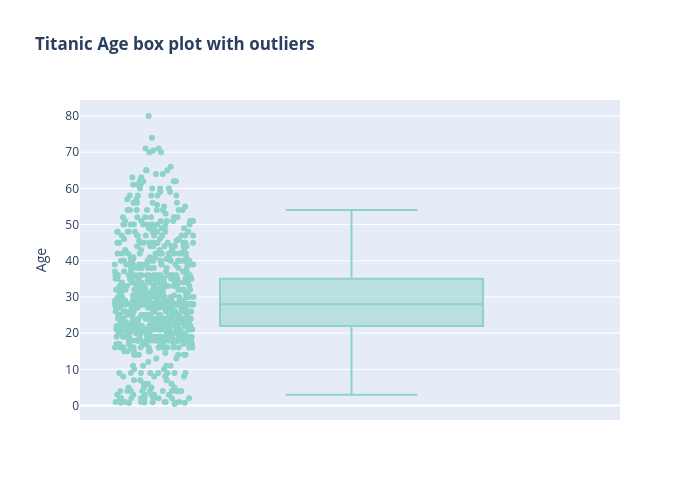

Notebook code cell kept with this figure:
### Code cell
fig_3 = px.box(df, y='Age', points='all',
             title='<b>Titanic Age box plot with outliers</b>',
            color_discrete_sequence=px.colors.qualitative.Set3)
fig_3.update_layout(width=700, height=500)
fig_3.show()

### Figure 1 — Plotly figure (JSON) as saved in the notebook; plotly's stock layout.template omitted (floating-point values rounded to 4 significant figures; data arrays with more than 128 entries replaced by an {"elided": "..."} marker saying what was removed)
{"data": [{"alignmentgroup": "True", "boxpoints": "all", "hovertemplate": "Age=%{y}<extra></extra>", "legendgroup": "", "marker": {"color": "rgb(141,211,199)"}, "name": "", "notched": false, "offsetgroup": "", "orientation": "v", "showlegend": false, "type": "box", "x0": " ", "xaxis": "x", "y": {"elided": "891 float values"}, "y0": " ", "yaxis": "y"}], "layout": {"boxmode": "group", "height": 500, "legend": {"tracegroupgap": 0}, "title": {"text": "<b>Titanic Age box plot with outliers</b>"}, "width": 700, "xaxis": {"anchor": "y", "domain": [0, 1]}, "yaxis": {"anchor": "x", "domain": [0, 1], "title": {"text": "Age"}}}}
